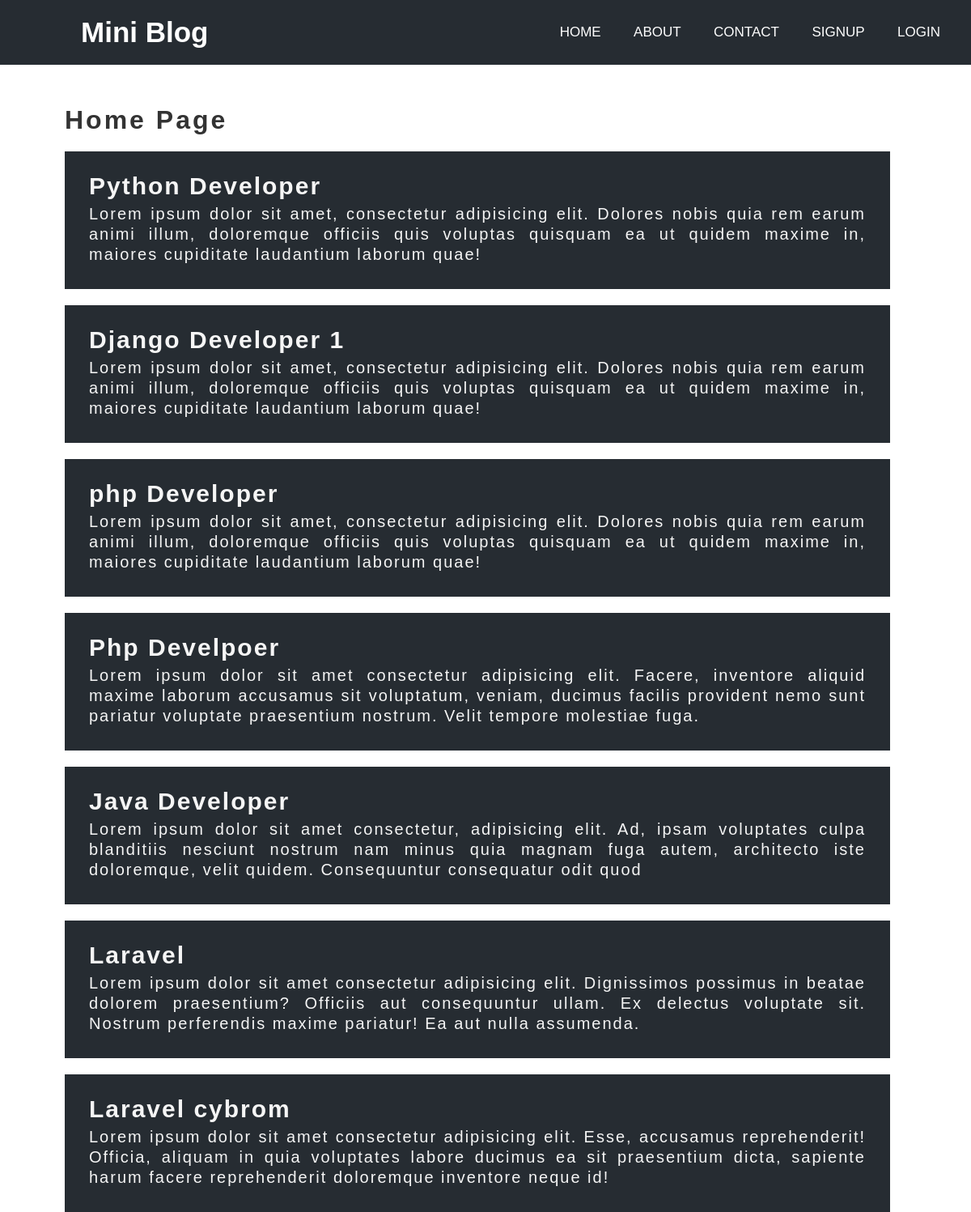
Before: / with the older database file.
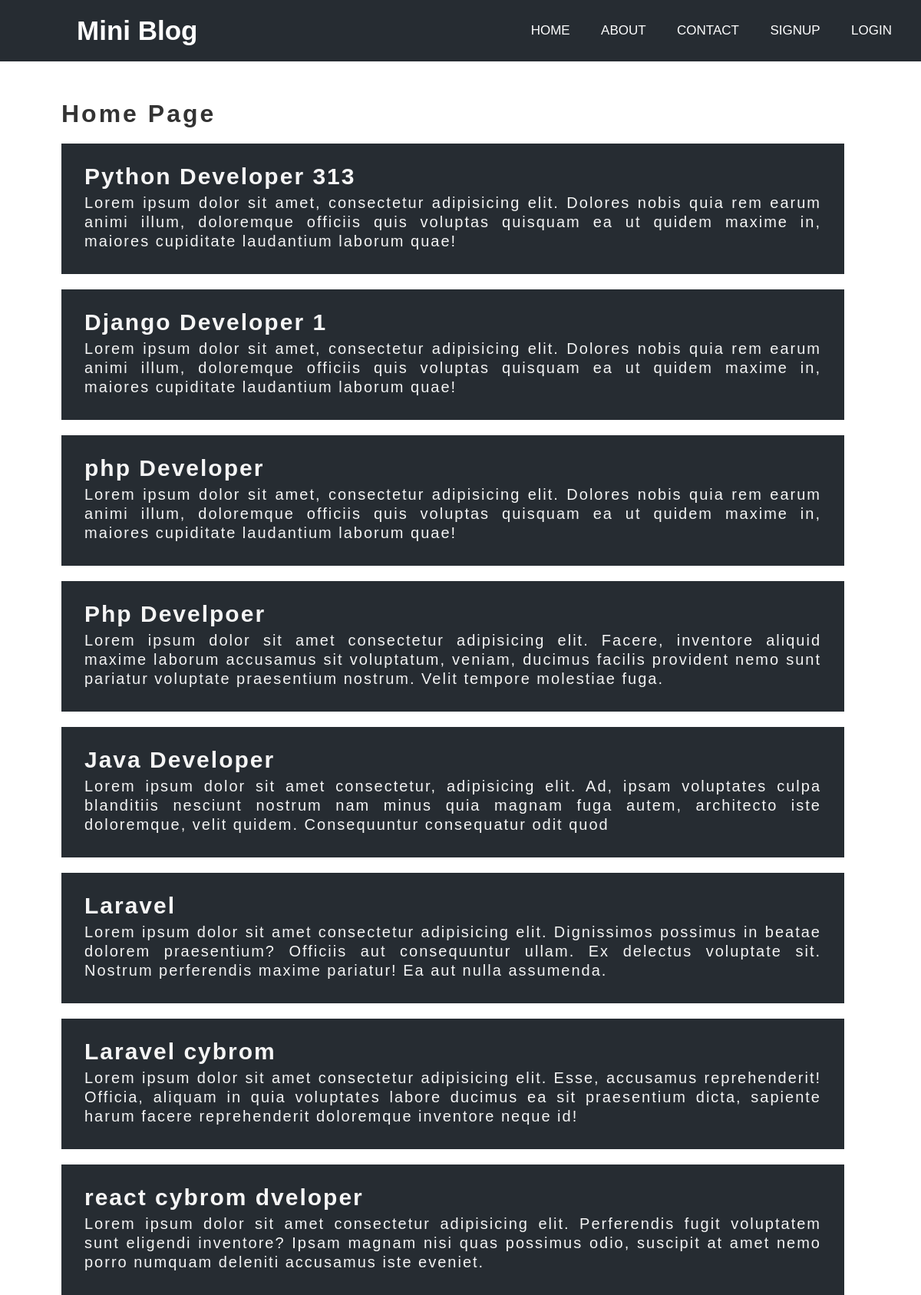
After: the same page with the newer database file.
### app/models.py (models this page shows)
class Post(models.Model):
    title=models.CharField(max_length=150)
    disc=models.TextField()

### app/views.py (the view)
# urls.py: 2. Add a URL to urlpatterns:  path('', Home.as_view(), name='home')
def Home(request):
    posts=Post.objects.all()
    return render(request,'home.html',{'posts':posts})

### app/templates/home.html (shortened to what this page needs)
{% extends 'base.html' %}
{% load static %}
{% block content %}
<!DOCTYPE html>
<html lang="en">
<head>
</head>
<body>
    <div class="homContainer">
        <div >
            <h1 class="h1" >Home Page</h1>
        </div>
        {% for post in posts %}
         <div class="hom2">
           <h2>{{post.title}}</h2>
            <p style="padding-top: 10px; text-align: justify;">{{post.disc}}</p>
         </div>
        {% endfor %}
    </div>
</body>
</html>
{% endblock content %}

Changed rows visible on the page:
changed Post: title "Python Developer" → "Python Developer 313"
added Post: title "react cybrom dveloper", disc "Lorem ipsum dolor sit amet consectetur adipisicing elit. Perferendis fugit voluptatem sunt eligendi inventore? Ipsam magnam nisi quas possimus odio, suscipit at amet nemo porro numquam deleniti accusamus iste eveniet."
